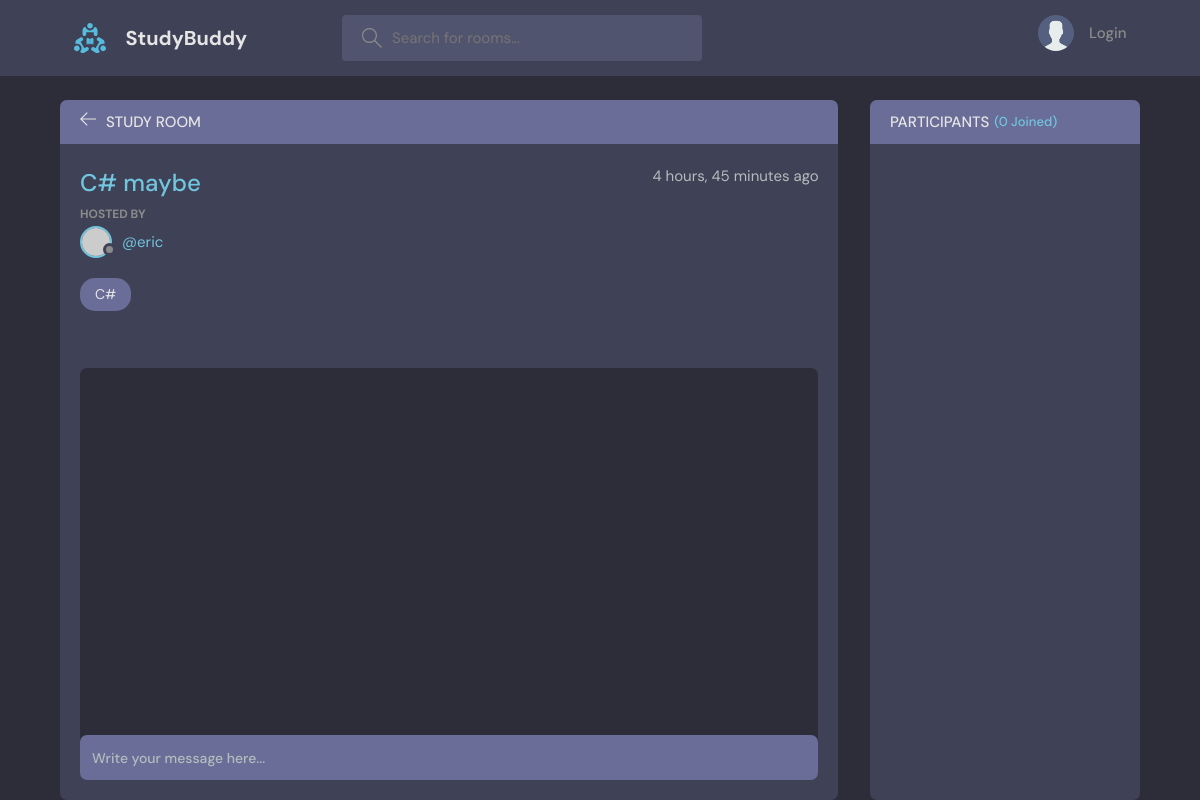
Before: /room/8/ with the older database file.
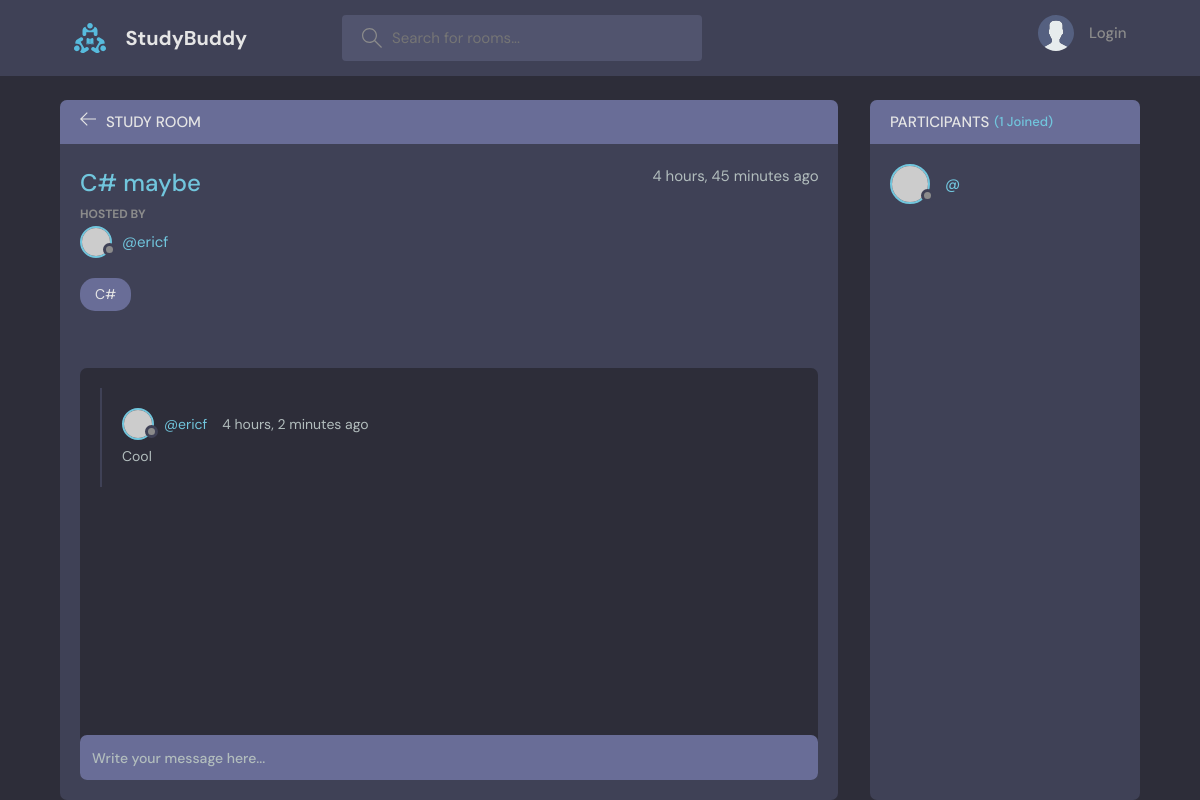
After: the same page with the newer database file.
### base/models.py (models this page shows, shortened)
class Room(models.Model):
    host = models.ForeignKey(User, on_delete=models.SET_NULL, null=True)
    topic = models.ForeignKey(Topic, on_delete=models.SET_NULL, null=True)
    name = models.CharField(max_length=200)
    description = models.TextField(null=True, blank=True)
    participants = models.ManyToManyField(User, related_name='participants', blank=True)
    updated = models.DateTimeField(auto_now=True)
    created = models.DateTimeField(auto_now_add=True)
    class Meta: #order by descending date, newest first
        ordering = ['-updated', '-created']

class Topic(models.Model):
    name = models.CharField(max_length=200)
    def __str__(self):
        return self.name

class Message(models.Model):
    user = models.ForeignKey(User, on_delete=models.CASCADE)
    room = models.ForeignKey(Room, on_delete=models.CASCADE)
    body = models.TextField()
    updated = models.DateTimeField(auto_now=True)
    created = models.DateTimeField(auto_now_add=True)
    class Meta: #order by descending date, newest first
        ordering = ['-updated', '-created']

### base/views.py (the view, shortened to what this page needs)
# urls.py: path('room/<str:pk>/', views.getRoom),
def room(request, pk):
    room = Room.objects.get(id=pk)
    room_messages = room.message_set.all() #get set of messages related to this room
    participants = room.participants.all()
    context = {'room': room, 'room_messages': room_messages, 'participants': participants}
    return render(request, 'base/room.html', context)

### base/templates/base/room.html (shortened to what this page needs)
{% extends 'main.html' %}
{% block content %}
    <main class="profile-page layout layout--2">
      <div class="container">
        <div class="room">
          <div class="room__top">
            <div class="room__topLeft">
              <a href="{% url 'home' %}">
                <svg version="1.1" xmlns="http://www.w3.org/2000/svg" width="32" height="32" viewBox="0 0 32 32">
                  <title>arrow-left</title>
                  <path
                    d="M13.723 2.286l-13.723 13.714 13.719 13.714 1.616-1.611-10.96-10.96h27.625v-2.286h-27.625l10.965-10.965-1.616-1.607z"
                  ></path>
                </svg>
              </a>
              <h3>Study Room</h3>
            </div>
          </div>
          <div class="room__box scroll">
            <div class="room__header scroll">
              <div class="room__info">
                <h3>{{room.name}}</h3>
                <span>{{room.created|timesince}} ago</span>
              </div>
              <div class="room__hosted">
                <p>Hosted By</p>
                <a href="{% url 'user-profile' room.host.id %}" class="room__author">
                  <div class="avatar avatar--small">
                    <img src="https://randomuser.me/api/portraits/men/37.jpg" />
                  </div>
                  <span>@{{room.host.username}}</span>
                </a>
              </div>
              <span class="room__topics">{{room.topic}}</span>
            </div>
            <div class="room__conversation">
              <div class="threads scroll">
                {% for message in room_messages %}
                <div class="thread">
                  <div class="thread__top">
                    <div class="thread__author">
                      <a href="{% url 'user-profile' message.user.id %}" class="thread__authorInfo">
                        <div class="avatar avatar--small">
                          <img src="https://randomuser.me/api/portraits/men/37.jpg" />
                        </div>
                        <span>@{{message.user.username}}</span>
                      </a>
                      <span class="thread__date">{{message.created|timesince}} ago</span>
                    </div>
                  </div>
                  <div class="thread__details">
                    {{message.body}}
                  </div>
                </div>
                {% endfor %}
              </div>
            </div>
          </div>
          <div class="room__message">
            <form action="" method="POST">
              <input name="body" placeholder="Write your message here..." /></form>
          </div>
        </div>
        <div class="participants">
          <h3 class="participants__top">Participants <span>({{participants.count}} Joined)</span></h3>
          <div class="participants__list scroll">
            {% for message in room_messages %}
            <a href="{% url 'user-profile' user.id %}" class="participant">
              <div class="avatar avatar--medium">
                <img src="https://randomuser.me/api/portraits/men/37.jpg" />
              </div>
              <p>
                <span>@{{user.username}}</span>
              </p>
            </a>
            {% endfor %}
          </div>
        </div>
      </div>
    </main>
{% endblock content %}

Changed rows visible on the page:
changed through a linked row, Room "C# maybe": host.username "eric" → "ericf"
added Message: user.username "ericf", created "4 hours, 2 minutes", body "Cool"
Other visible differences:
{{ participants.count }}: "0" → "1"
